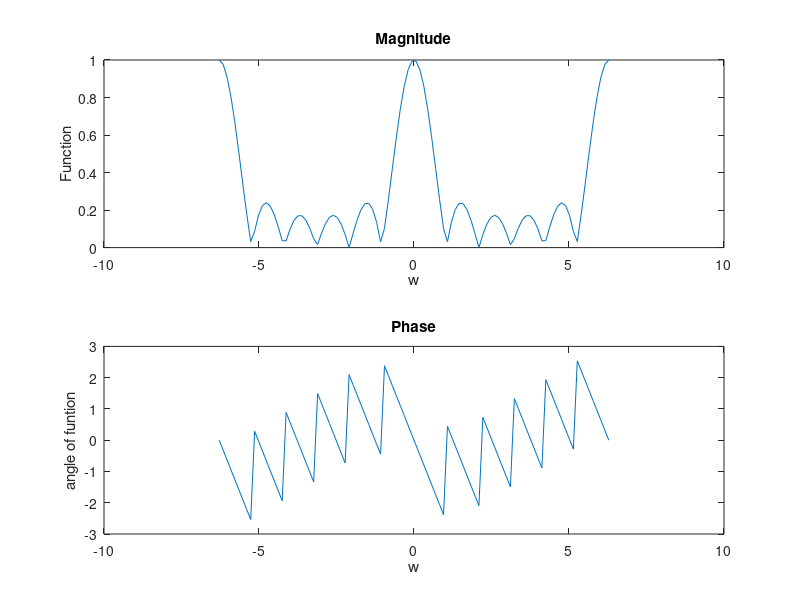

Here is the MATLAB script that generated this plot:
%%%%%%%%%%%%%%%%%%%%    L2.1    %%%%%%%%%%%%%%%%%%%%

w = linspace(-2*pi, 2*pi); % range for omega

% the equation for frequency response
H = (1/(0 + 5 + 1)) .* exp(-1j .* w .* (5 - 0) / 2) .* (sin(w .* (0 + 5 + 1) / 2) ./ sin(w / 2));
% for magnitude and the phase
magH = abs(H); 
phaseH = angle(H);
% plot
figure;
subplot(2,1,1);
plot(w, magH);
title('Magnitude');
xlabel('w');
ylabel('Function');

subplot(2,1,2);
plot(w, phaseH);
title('Phase');
xlabel('w');
ylabel('angle of funtion');
